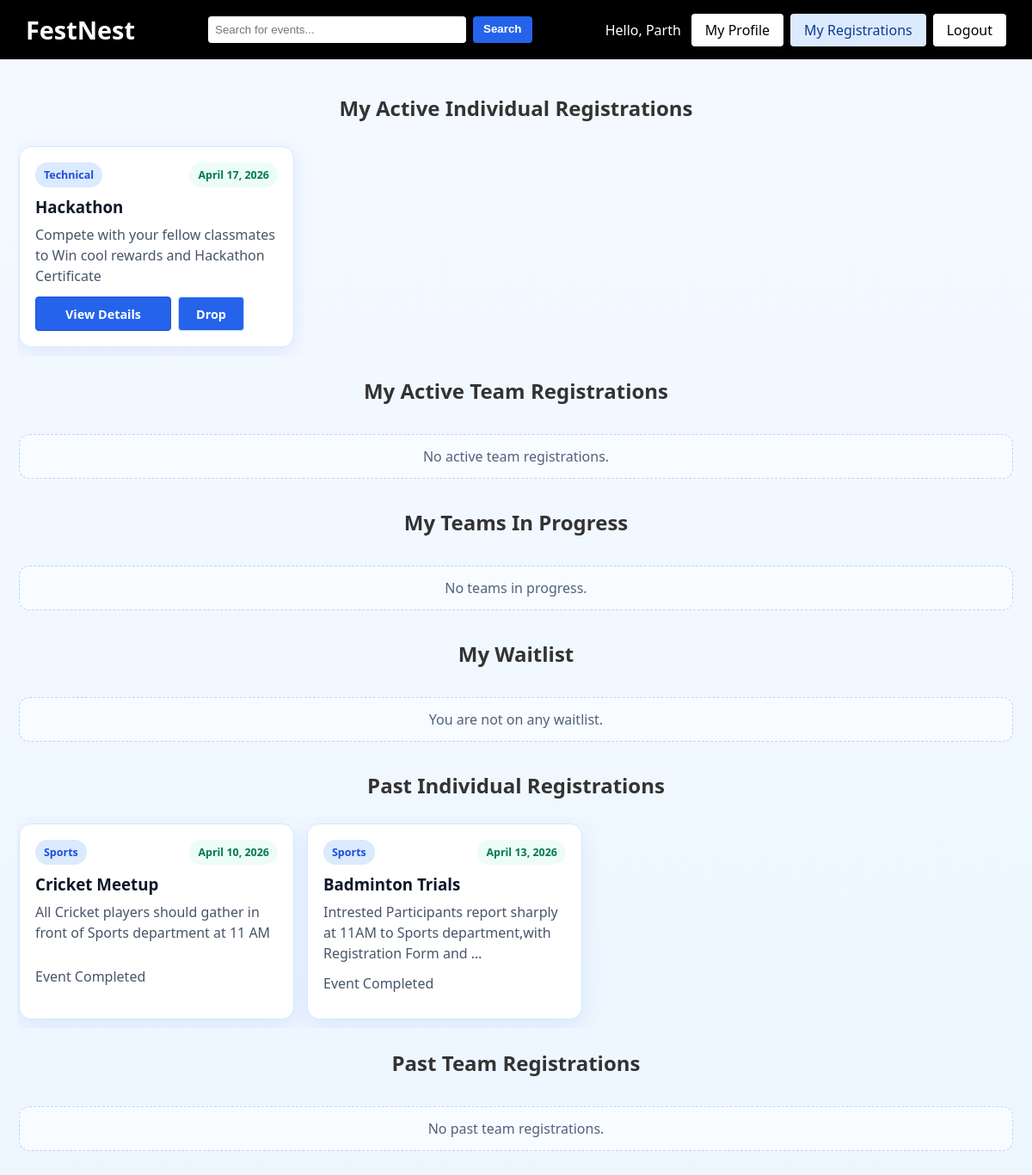
The page /my-registrations/ (signed in) on the database as committed earlier.
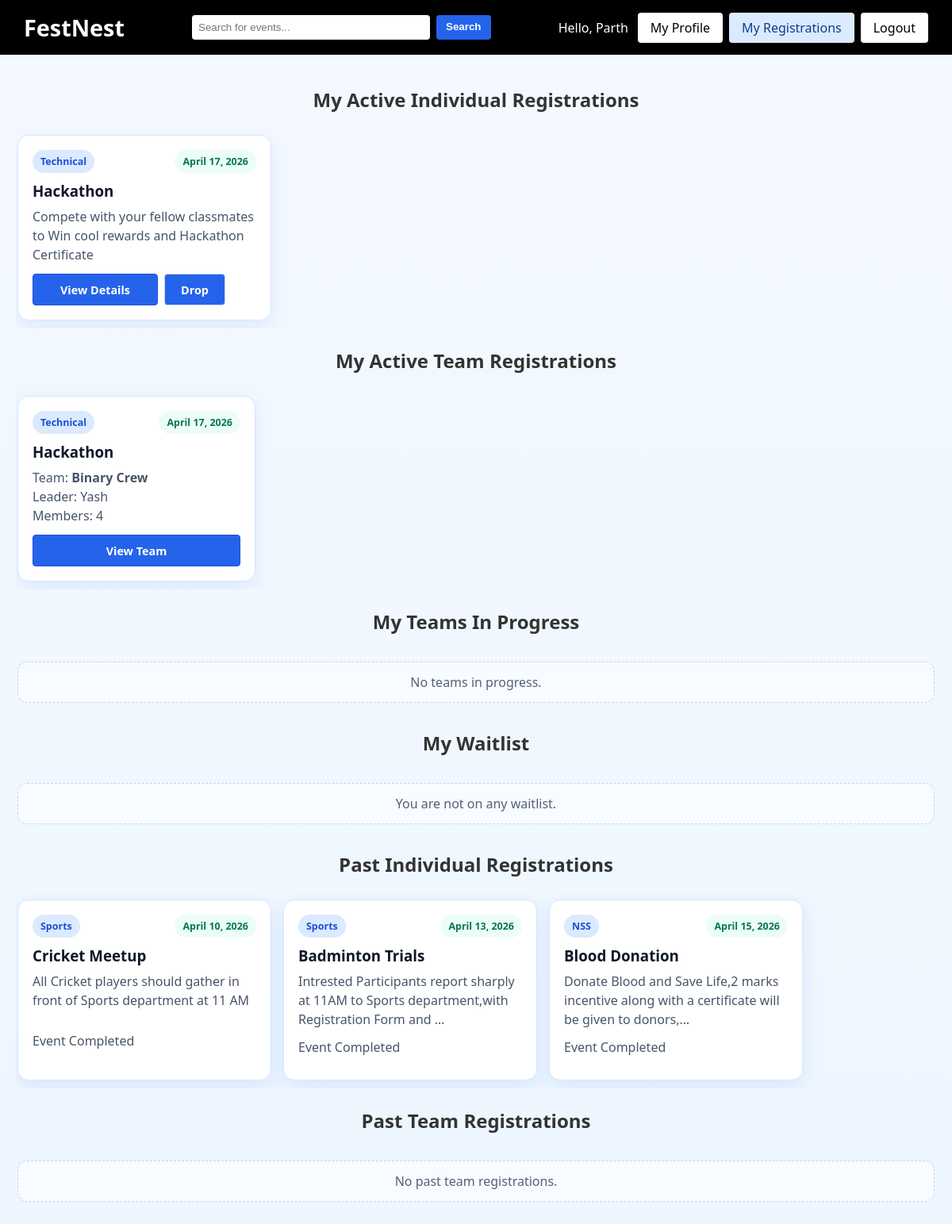
The same page on the database as committed later.
### events/models.py (models this page shows, shortened)
class Event(models.Model):
    CATEGORY_CHOICES = [
        ('cultural', 'Cultural'),
        ('technical', 'Technical'),
        ('sports', 'Sports'),
        ('nss', 'NSS'),
        ('other', 'Other'),
    ]
    title = models.CharField(max_length=200)
    category = models.CharField(max_length=20, choices=CATEGORY_CHOICES)
    date = models.DateField()
    time = models.TimeField(blank=True, null=True)
    description = models.TextField(blank=True)
    capacity_limited = models.BooleanField(default=True)
    capacity = models.PositiveIntegerField(default=100)
    waitlist_enabled = models.BooleanField(default=True)
    is_team_event = models.BooleanField(default=False)
    min_team_size = models.PositiveIntegerField(default=1)
    max_team_size = models.PositiveIntegerField(default=4)
    attendees = models.ManyToManyField(User, blank=True)

class Team(models.Model):
    event = models.ForeignKey(Event, on_delete=models.CASCADE, related_name='teams')
    name = models.CharField(max_length=120)
    leader = models.ForeignKey(User, on_delete=models.CASCADE, related_name='led_teams')
    members = models.ManyToManyField(User, related_name='teams', blank=True)
    join_code = models.CharField(max_length=8, unique=True, blank=True)
    is_submitted = models.BooleanField(default=False)
    created_at = models.DateTimeField(auto_now_add=True)
    class Meta:
        unique_together = ('event', 'name')
        ordering = ['created_at']
    @property
    def member_count(self):
        return self.members.count()

### events/views.py (the view)
# urls.py: path('my-registrations/', views.my_registrations, name='my_registrations'),
@login_required
def my_registrations(request):
    today = timezone.localdate()
    registered_events = Event.objects.filter(attendees=request.user).order_by('date')
    active_registered_events = registered_events.filter(date__gte=today)
    past_registered_events = registered_events.filter(date__lt=today)
    waitlisted_entries = (
        WaitlistEntry.objects
        .filter(user=request.user, event__date__gte=today)
        .select_related('event')
        .order_by('event__date', 'created_at')
    )
    team_registrations = (
        Team.objects
        .filter(members=request.user, is_submitted=True)
        .select_related('event', 'leader')
        .prefetch_related('members')
        .order_by('event__date')
    )
    active_team_registrations = [team for team in team_registrations if team.event.date >= today]
    past_team_registrations = [team for team in team_registrations if team.event.date < today]
    active_teams_in_progress = (
        Team.objects
        .filter(members=request.user, is_submitted=False, event__date__gte=today)
        .select_related('event', 'leader')
        .prefetch_related('members')
        .order_by('event__date', 'created_at')
    )
    return render(
        request,
        'my_registrations.html',
        {
            'active_events': active_registered_events,
            'past_events': past_registered_events,
            'waitlisted_entries': waitlisted_entries,
            'active_team_registrations': active_team_registrations,
            'past_team_registrations': past_team_registrations,
            'active_teams_in_progress': active_teams_in_progress,
        },
    )

### templates/my_registrations.html (shortened to what the changed rows need)
{% extends 'base.html' %}
{% block body_class %}detail-page{% endblock %}
{% block content %}
<section class="carousel-section registrations-section">
    <div class="container">
        <h2>My Active Individual Registrations</h2>
        <div class="carousel-track">
            {% for event in active_events %}
            <article class="upcoming-card">
                <div class="upcoming-top">
                    <span class="category-pill">{{ event.get_category_display }}</span>
                    <span class="date-pill">{{ event.date }}</span>
                </div>
                <h3>{{ event.title }}</h3>
                <p class="upcoming-desc">{{ event.description|truncatechars:95 }}</p>
                <div class="upcoming-actions">
                    <a href="{% url 'event_detail' event.id %}" class="cta-btn upcoming-btn">View Details</a>
                    <form method="post" action="{% url 'unregister_event' event.id %}" class="inline-form">
                        <button type="submit" class="cta-btn upcoming-btn alt">Drop</button>
                    </form>
                </div>
            </article>
            {% empty %}
            <p class="empty-text">You have no active registrations.</p>
            {% endfor %}
        </div>
        <h2 style="margin-top: 24px;">My Active Team Registrations</h2>
        <div class="carousel-track">
            {% for team in active_team_registrations %}
            <article class="upcoming-card">
                <div class="upcoming-top">
                    <span class="category-pill">{{ team.event.get_category_display }}</span>
                    <span class="date-pill">{{ team.event.date }}</span>
                </div>
                <h3>{{ team.event.title }}</h3>
                <p class="upcoming-desc">
                    Team: <strong>{{ team.name }}</strong><br>
                    Leader: {{ team.leader.username }}<br>
                    Members: {{ team.member_count }}
                </p>
                <div class="upcoming-actions">
                    <a href="{% url 'event_detail' team.event.id %}" class="cta-btn upcoming-btn">View Team</a>
                </div>
            </article>
            {% empty %}
            <p class="empty-text">No active team registrations.</p>
            {% endfor %}
        </div>
        <h2 style="margin-top: 24px;">My Teams In Progress</h2>
        <h2 style="margin-top: 24px;">My Waitlist</h2>
        <h2 style="margin-top: 24px;">Past Individual Registrations</h2>
        <div class="carousel-track">
            {% for event in past_events %}
            <article class="upcoming-card">
                <div class="upcoming-top">
                    <span class="category-pill">{{ event.get_category_display }}</span>
                    <span class="date-pill">{{ event.date }}</span>
                </div>
                <h3>{{ event.title }}</h3>
                <p class="upcoming-desc">{{ event.description|truncatechars:95 }}</p>
                <p class="registration-note">Event Completed</p>
            </article>
            {% empty %}
            <p class="empty-text">No past registrations yet.</p>
            {% endfor %}
        </div>
        <h2 style="margin-top: 24px;">Past Team Registrations</h2>
    </div>
</section>
{% endblock %}

Rows that differ between the two databases and show on the page:
added Team: event.category "Technical", event "April 17, 2026", event "Hackathon", name "Binary Crew", leader.username "Yash", member_count "4"
now on this page (row edited): Event: category "NSS", date "April 15, 2026", title "Blood Donation", description "Donate Blood and Save Life,2 marks incentive along with a certificate will be given to donors,…", shown under "Past Individual Registrations"
Other text that changed with them:
text no longer shown: "No active team registrations."
